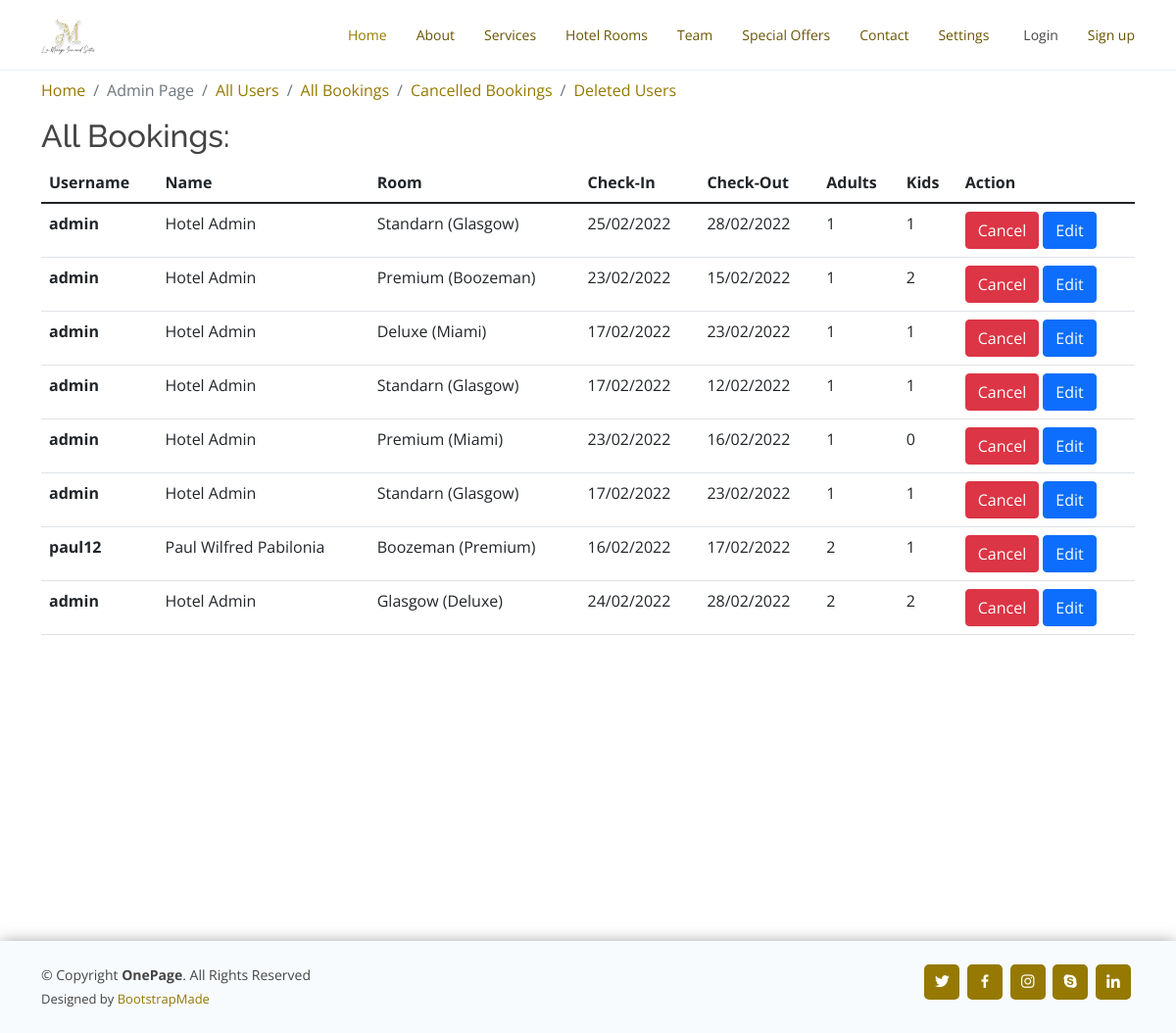
The app's page /all_bookings, older data.
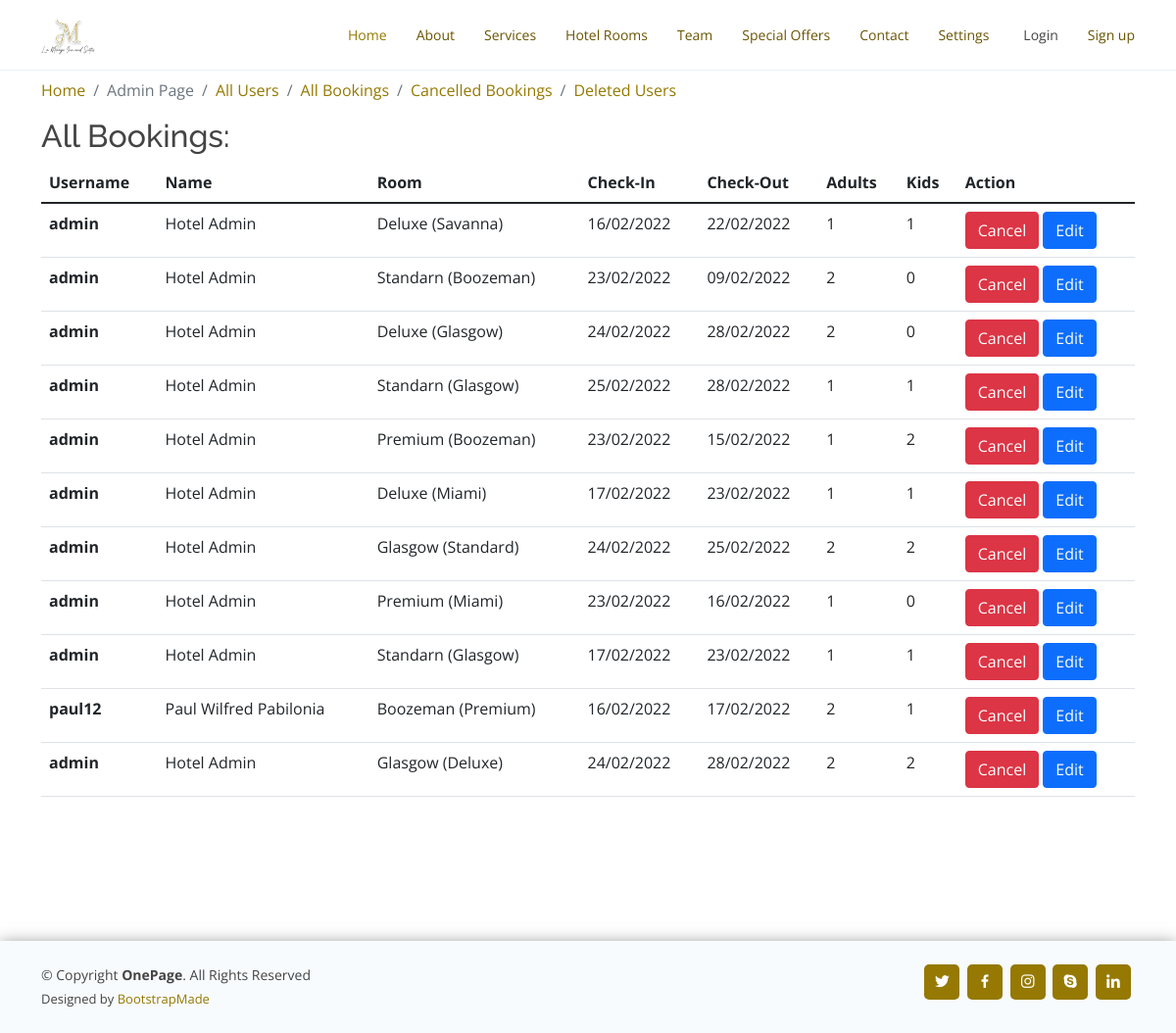
The same page, newer data.
### reservation/models.py (models this page shows, shortened)
class Booking(models.Model):
    client = models.ForeignKey(User, on_delete=models.CASCADE,related_name="booking",default=None)
    user_profile = models.ForeignKey(UserProfile, on_delete=models.CASCADE,related_name="booking_profile",default=None)
    checkIn = models.CharField(max_length=100)
    checkOut = models.CharField(max_length=100)
    numAdults = models.IntegerField(default=0)
    numKids = models.IntegerField(default=0)
    mop = models.CharField(max_length=200)
    room_category = models.CharField(max_length=200,default=None)
    room_type = models.CharField(max_length=200,default=None)
    is_cancelled = models.BooleanField(default=False,blank= True)
    created_at = models.DateTimeField(auto_now_add=True)
    update_at = models.DateTimeField(auto_now=True)

class User(AbstractUser):
    pass

### reservation/views.py (the view)
# urls.py: path("all_bookings", views.all_bookings, name="all_bookings"),
def all_bookings(request):
    bookings = Booking.objects.filter(is_cancelled=False)
    return render(request, "reservation/all_bookings.html",
                  {'bookings': bookings})

### reservation/templates/reservation/all_bookings.html (shortened to what this page needs)
{% extends 'reservation/admin_layout.html' %}
{% load static %}
{% block body %}
<h2>All Bookings:</h2>
<table class="table">
  <thead class="thead-dark">
    <tr>
      <th scope="col">Username</th>
      <th scope="col">Name</th>
      <th scope="col">Room</th>
      <th scope="col">Check-In</th>
      <th scope="col">Check-Out</th>
      <th scope="col">Adults</th>
      <th scope="col">Kids</th>
      <th scope="col">Action</th>
    </tr>
  </thead>
  <tbody>
    {% for book in bookings %}
    <tr>
      <th scope="row">{{ book.client.username }}</th>
      <td>{{book.client.first_name}} {{book.client.last_name}}</td>
      <td>{{ book.room_type }} ({{ book.room_category }})</td>
      <td>{{ book.checkIn }}</td>
      <td>{{ book.checkOut }}</td>
      <td>{{ book.numAdults }}</td>
      <td>{{ book.numKids }}</td>
      <td>
        <a href="{% url 'cancel_booking' book.id %}" class="btn btn-danger">Cancel</a>
        <a href="{% url 'booking_edit' book.id %}" class="btn btn-primary">Edit</a>
      </td>
    </tr>
    {% endfor %}
  </tbody>
</table>
{% endblock %}

Row changes from the older to the newer data that the page shows:
no longer on this page (row edited): Booking: client.username "admin", client.first_name "Hotel", client.last_name "Admin", room_type "Standarn", room_category "Glasgow", checkIn "17/02/2022", checkOut "12/02/2022", numAdults "1", numKids "1"
now on this page (row edited): Booking: client.username "admin", client.first_name "Hotel", client.last_name "Admin", room_type "Deluxe", room_category "Savanna", checkIn "16/02/2022", checkOut "22/02/2022", numAdults "1", numKids "1"
now on this page (row edited): Booking: client.username "admin", client.first_name "Hotel", client.last_name "Admin", room_type "Standarn", room_category "Boozeman", checkIn "23/02/2022", checkOut "09/02/2022", numAdults "2", numKids "0"
now on this page (row edited): Booking: client.username "admin", client.first_name "Hotel", client.last_name "Admin", room_type "Deluxe", room_category "Glasgow", checkIn "24/02/2022", checkOut "28/02/2022", numAdults "2", numKids "0"
now on this page (row edited): Booking: client.username "admin", client.first_name "Hotel", client.last_name "Admin", room_type "Glasgow", room_category "Standard", checkIn "24/02/2022", checkOut "25/02/2022", numAdults "2", numKids "2"
